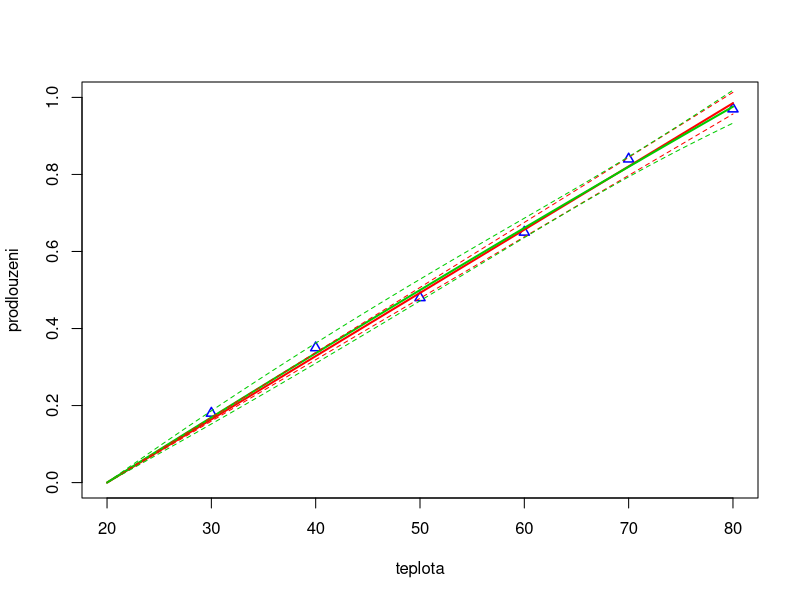
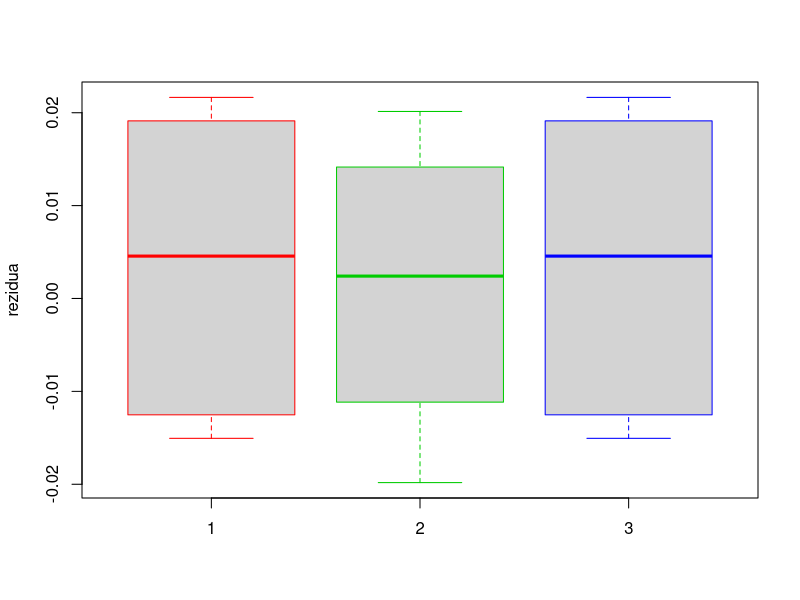

Recreate these plots in R, in order.
# =============================================================================================================================
# Priklad 2

tabulka <- read.csv (file = "prodlouzeni.csv", header = TRUE, sep = ";", dec = ",")
names (tabulka)
str (tabulka)

# prodlouzeni zavisi na rozdilu teplot od 20 oC, nikoliv na teplote samotne, proto dopocitame rozdily teplot
tabulka$dt <- tabulka$teplota - 20
summary (tabulka)

# primka pro rozdil teplot "dt"

model1 <- lm (prodlouzeni ~ 0 + dt, data = tabulka) 
model1
prehled1 <- summary (model1)
prehled1

model1$coefficients
coef (model1)
model1$residuals
residuals (model1)
model1$fitted.values
fitted.values (model1)
model.matrix (model1)

prehled1$sigma
prehled1$df
prehled1$r.squared
prehled1$adj.r.squared
prehled1$fstatistic

# parabola pro rozdil teplot "dt"

model2 <- lm (prodlouzeni ~ 0 + dt + I(dt^2), data = tabulka) 
model2
prehled2 <- summary (model2)
prehled2

model2$coefficients
coef (model2)
model2$residual2
residuals (model2)
model2$fitted.values
fitted.values (model2)
model.matrix (model2)

prehled2$sigma
prehled2$df
prehled2$r.squared
prehled2$adj.r.squared
prehled2$fstatistic

# grafika

summary (tabulka)
plot (c (20, 80), c (0, 1), type = "n", xlab = "teplota", ylab = "prodlouzeni")

points (tabulka$teplota, tabulka$prodlouzeni, col = "blue", pch = 24, lwd = 1.5, cex = 1.0)

# pruchystame si sit na x-ove ose
x <- seq (20, 80, by = 0.1)
# pomoci funkce "predict" nechame dopocitat odpovidajici Y-ove hodnoty na regresni funkci
Y1 <- predict (model1, data.frame (dt = x - 20))
Y2 <- predict (model2, data.frame (dt = x - 20))

lines (x, Y1, col = "red", lwd = 2)
lines (x, Y2, col = "#00cc00", lwd = 2)

# 95% intervaly spolehlivosti pro koeficienty modelu
confint (model1, level = 0.95)
# porovnejte je s testy vyznamnosti jednotlivych parametru
prehled1

confint (model2, level = 0.95)
prehled2

# muzeme prikreslit 95% pasy spolehlivosti pro stredni hodnotu, tj. kolem regresni funkce
CI1 <- predict (model1, data.frame (dt = x - 20), interval = "confidence", level = 0.95)
CI2 <- predict (model2, data.frame (dt = x - 20), interval = "confidence", level = 0.95)
lines (x, CI1[,2], col = "red", lty = 2)
lines (x, CI1[,3], col = "red", lty = 2)
lines (x, CI2[,2], col = "#00cc00", lty = 2)
lines (x, CI2[,3], col = "#00cc00", lty = 2)
dev.copy2pdf (file = "obrazek.pdf", width = 5, height = 4)

# boxploty rezidui

#muzu dat n boxplotu pomoci parametru
boxplot (model1$residuals, model2$residuals, model1$residuals,ylab = "rezidua", names = c(1,2,3), border = c ("red", "#00cc00", "blue"))
dev.copy2pdf (file = "obrazekr.pdf", width = 3.5, height = 4)

# porovnani modelu

sum (model1$residuals^2) / model1$df.residual
prehled1$r.squared
prehled1$adj.r.squared

sum (model2$residuals^2) / model2$df.residual
prehled2$r.squared
prehled2$adj.r.squared

anova (model1, model2) 

# obtizne rohodnout, v praxi zvolime radeji primku, nebot ma o jeden parametr mene, a vyrazne nezhorsi model pro data
# ANOVA zde hypotezu o rovnosti strednich hodnot nezamita

